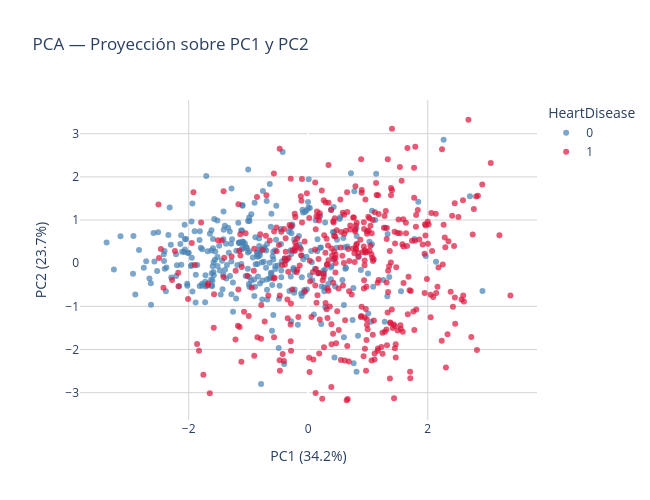

Source (notebook cell):
### Code cell
# 3) Dispersión de las dos primeras componentes, coloreado por HeartDisease

df_pca2 = pd.DataFrame({
    "PC1": X_train_pca[:, 0],
    "PC2": X_train_pca[:, 1],
    "HeartDisease": y_train.astype(str),
})

fig_scatter = px.scatter(
    df_pca2, x="PC1", y="PC2", color="HeartDisease",
    color_discrete_map={"0": "steelblue", "1": "crimson"},
    title="PCA — Proyección sobre PC1 y PC2",
    labels={"PC1": f"PC1 ({var_explicada[0]:.1%})", "PC2": f"PC2 ({var_explicada[1]:.1%})"},
    opacity=0.7,
)
fig_scatter.update_layout(
    width=650, height=500,
    paper_bgcolor="white",
    plot_bgcolor="white",
)
fig_scatter.update_xaxes(showgrid=True, gridcolor="lightgrey")
fig_scatter.update_yaxes(showgrid=True, gridcolor="lightgrey")
fig_scatter.show()
fig_scatter.write_image("pca_scatter_pc1_pc2.png", scale=2)

### Figure 1 — Plotly figure (JSON) as saved in the notebook; plotly's stock layout.template omitted (floating-point values rounded to 4 significant figures; data arrays with more than 128 entries replaced by an {"elided": "..."} marker saying what was removed)
{"data": [{"hovertemplate": "HeartDisease=0<br>PC1 (34.2%)=%{x}<br>PC2 (23.7%)=%{y}<extra></extra>", "legendgroup": "0", "marker": {"color": "steelblue", "opacity": 0.7, "symbol": "circle"}, "mode": "markers", "name": "0", "orientation": "v", "showlegend": true, "type": "scatter", "x": {"elided": "328 float values"}, "xaxis": "x", "y": {"elided": "328 float values"}, "yaxis": "y"}, {"hovertemplate": "HeartDisease=1<br>PC1 (34.2%)=%{x}<br>PC2 (23.7%)=%{y}<extra></extra>", "legendgroup": "1", "marker": {"color": "crimson", "opacity": 0.7, "symbol": "circle"}, "mode": "markers", "name": "1", "orientation": "v", "showlegend": true, "type": "scatter", "x": {"elided": "406 float values"}, "xaxis": "x", "y": {"elided": "406 float values"}, "yaxis": "y"}], "layout": {"height": 500, "legend": {"title": {"text": "HeartDisease"}, "tracegroupgap": 0}, "paper_bgcolor": "white", "plot_bgcolor": "white", "title": {"text": "PCA — Proyección sobre PC1 y PC2"}, "width": 650, "xaxis": {"anchor": "y", "domain": [0, 1], "gridcolor": "lightgrey", "showgrid": true, "title": {"text": "PC1 (34.2%)"}}, "yaxis": {"anchor": "x", "domain": [0, 1], "gridcolor": "lightgrey", "showgrid": true, "title": {"text": "PC2 (23.7%)"}}}}
